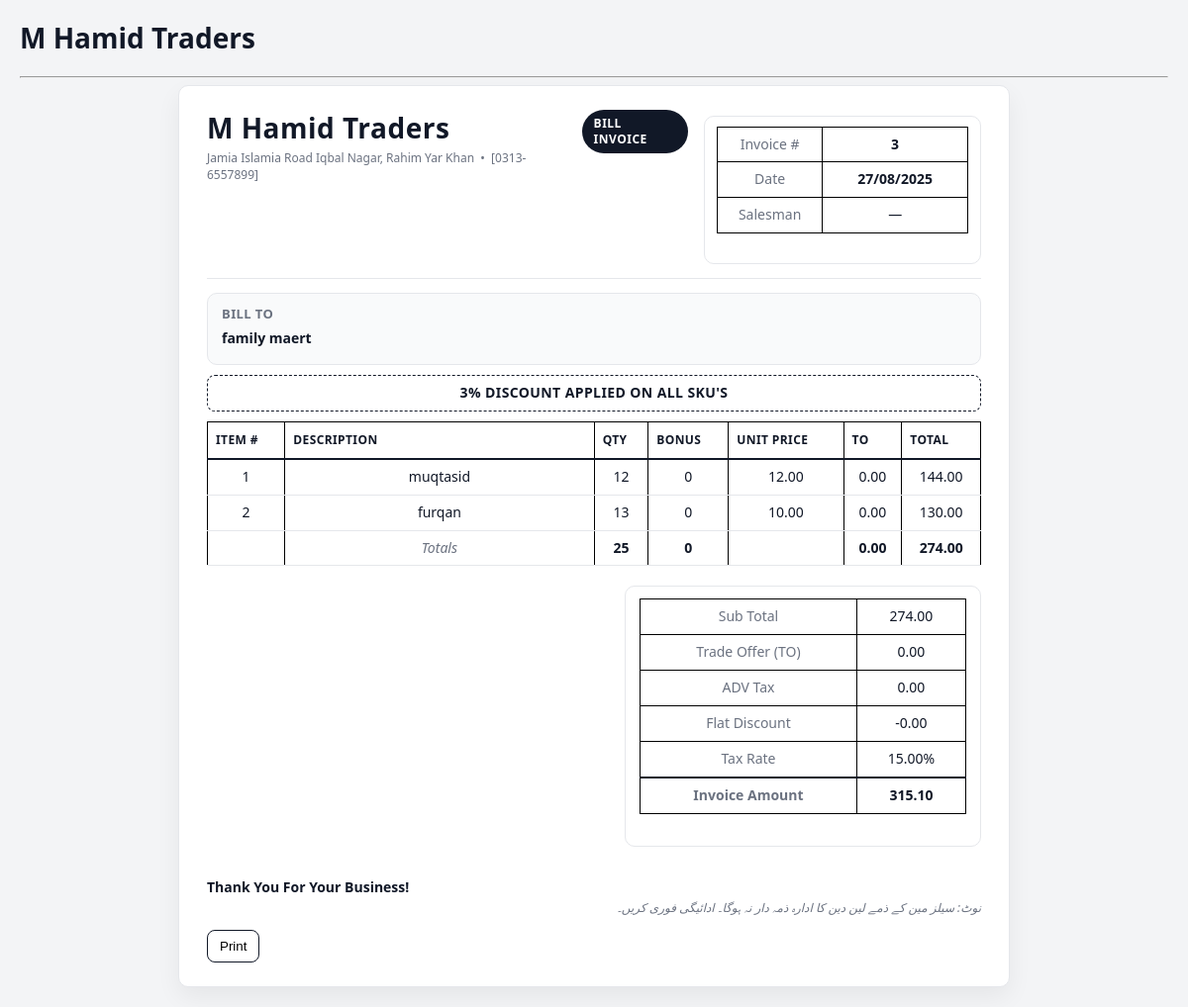
/invoice/3, run on the app's committed database.
### app/models.py (models this page shows)
class Invoice(Base):
    __tablename__ = "invoices"
    id = Column(Integer, primary_key=True, index=True)
    customer_name = Column(String, nullable=False)
    address = Column(String, nullable=True)
    date = Column(DateTime, default=datetime.utcnow)
    total_amount = Column(Float, nullable=False)   # subtotal before tax/discount
    tax_rate = Column(Float, default=15.0)         # percentage
    adv_tax = Column(Float, default=0.0)
    discount = Column(Float, default=0.0)
    net_amount = Column(Float, nullable=False)     # final after tax/discount
    items = relationship(
        "InvoiceItem",
        back_populates="invoice",
        cascade="all, delete-orphan",
        lazy="selectin",
    )

class InvoiceItem(Base):
    __tablename__ = "invoice_items"
    id = Column(Integer, primary_key=True, index=True)
    invoice_id = Column(Integer, ForeignKey("invoices.id", ondelete="CASCADE"))
    description = Column(String, nullable=False)
    quantity = Column(Integer, nullable=False)
    unit_price = Column(Float, nullable=False)
    total_price = Column(Float, nullable=False)
    invoice = relationship("Invoice", back_populates="items")

### app/routes.py (the view)
@router.get("/invoice/{invoice_id}", response_class=HTMLResponse)
def view_invoice(invoice_id: int, request: Request, db: Session = Depends(database.get_db)):
    invoice = crud.get_invoice(db, invoice_id)
    if not invoice:
        raise HTTPException(status_code=404, detail="Invoice not found")
    return templates.TemplateResponse("invoice_print.html", {"request": request, "invoice": invoice})

### app/templates/invoice_print.html (shortened to what this page needs)
{% extends "base.html" %}
{% block content %}
<div class="invoice-box">
  <div class="header">
    <div class="brand">
      <h1>{{ invoice.seller_name or 'M Hamid Traders' }}</h1>
      <div class="sub">
        {{ invoice.seller_address or 'Jamia Islamia Road Iqbal Nagar, Rahim Yar Khan' }} &nbsp;•&nbsp;
        {{ invoice.seller_phone or '[0313-6557899]' }}
      </div>
    </div>
    <div class="badge">BILL INVOICE</div>
    <div class="meta">
      <table>
        <tr><td>Invoice #</td><td><strong>{{ invoice.id }}</strong></td></tr>
        <tr><td>Date</td><td><strong>
          {% if invoice.date and invoice.date.strftime is defined %}
            {{ invoice.date.strftime('%d/%m/%Y') }}
          {% else %}
            {{ invoice.date }}
          {% endif %}
        </strong></td></tr>
        <tr><td>Salesman</td><td>{{ invoice.salesman or '—' }}</td></tr>
      </table>
    </div>
  </div>
  <hr class="rule">
  <div class="panels">
    <div class="panel">
      <h3>Bill To</h3>
      <p><strong>{{ invoice.customer_name or 'FAMILY MART' }}</strong></p>
    </div>
  </div>
  <div class="ribbon">3% DISCOUNT APPLIED ON ALL SKU'S</div>
  <table class="grid">
    <thead>
      <tr>
        <th>Item #</th>
        <th class="desc">Description</th>
        <th class="num">Qty</th>
        <th class="num">Bonus</th>
        <th class="num">Unit Price</th>
        <th class="num">TO</th>
        <th class="num">Total</th>
      </tr>
    </thead>
    <tbody>
      {% set ns = namespace(qty=0, bonus=0, to_sum=0.0, sub=0.0) %}
      {% for item in invoice.items %}
        {% set qty  = item.quantity   or 0 %}
        {% set bonus = item.bonus or item.foc or 0 %}
        {% set unit = item.unit_price or 0.0 %}
        {% set to   = item.trade_offer or 0.0 %}
        {% set line_total = (qty * unit) - to %}
        {% set ns.qty   = ns.qty   + qty %}
        {% set ns.bonus = ns.bonus + bonus %}
        {% set ns.to_sum = ns.to_sum + to %}
        {% set ns.sub   = ns.sub   + line_total %}
        <tr>
          <td>{{ loop.index }}</td>
          <td class="desc">{{ item.description }}</td>
          <td class="num">{{ qty }}</td>
          <td class="num">{{ bonus }}</td>
          <td class="num">{{ '%.2f' % unit }}</td>
          <td class="num">{{ '%.2f' % to }}</td>
          <td class="num">{{ '%.2f' % line_total }}</td>
        </tr>
      {% endfor %}
      <tr>
        <td></td>
        <td class="muted"><em>Totals</em></td>
        <td class="num"><strong>{{ ns.qty }}</strong></td>
        <td class="num"><strong>{{ ns.bonus }}</strong></td>
        <td></td>
        <td class="num"><strong>{{ '%.2f' % ns.to_sum }}</strong></td>
        <td class="num"><strong>{{ '%.2f' % ns.sub }}</strong></td>
      </tr>
    </tbody>
  </table>
  {% set adv_tax = invoice.adv_tax or 0.0 %}
  {% set flat_discount = invoice.discount or 0.0 %}
  {% set tax_rate = invoice.tax_rate or 0.0 %}
  {% set tax_amount = (ns.sub * tax_rate/100.0) %}
  {% set grand = ns.sub + tax_amount + adv_tax - flat_discount %}
  <div class="totals">
    <div class="box">
      <table>
        <tr><td>Sub Total</td><td class="num">{{ '%.2f' % ns.sub }}</td></tr>
        <tr><td>Trade Offer (TO)</td><td class="num">{{ '%.2f' % ns.to_sum }}</td></tr>
        <tr><td>ADV Tax</td><td class="num">{{ '%.2f' % adv_tax }}</td></tr>
        <tr><td>Flat Discount</td><td class="num">-{{ '%.2f' % flat_discount }}</td></tr>
        <tr><td>Tax Rate</td><td class="num">{{ '%.2f' % tax_rate }}%</td></tr>
        <tr class="grand"><td>Invoice Amount</td><td class="num">{{ '%.2f' % grand }}</td></tr>
      </table>
    </div>
  </div>
  <div class="footer">
    <div class="thanks">Thank You For Your Business!</div>
    <div class="note">نوٹ: سیلز مین کے ذمے لین دین کا ادارہ ذمہ دار نہ ہوگا۔ ادائیگی فوری کریں۔</div>
  </div>
  <div class="actions no-print">
    <button class="btn" onclick="window.print()">Print</button>
  </div>
</div>
{% endblock %}

### app/static/style.css (style rules this page uses)
body { font-family: 'Arial', sans-serif; margin: 20px; background: #f9f9f9; }
.invoice-box { background: white; padding: 20px; border: 2px solid black; max-width: 900px; margin: auto; box-shadow: 0 0 10px rgba(0,0,0,0.15); }
.invoice-box table { width: 100%; border-collapse: collapse; margin-bottom: 20px; }
.invoice-box table th, .invoice-box table td { padding: 8px; border: 1px solid black; text-align: center; }
.totals { text-align: right; margin-top: 20px; font-size: 14px; }
.note { margin-top: 40px; font-size: 14px; font-style: italic; }

### app/templates/invoice_print.html (style rules this page uses)
:root { --ink:#111827; --muted:#6B7280; --line:#E5E7EB; --accent:#111827; --badge:#111827; --badge-text:#ffffff; --soft:#F9FAFB; }
* { box-sizing: border-box; }
body { background:#f3f4f6; color:var(--ink); font:14px/1.35 "Segoe UI", Roboto, "Helvetica Neue", Arial, "Noto Naskh Arabic UI", sans-serif; }
.invoice-box { background:#fff; margin:auto; max-width:840px; padding:24px 28px; border:1px solid var(--line); border-radius:10px; box-shadow:0 10px 25px rgba(0,0,0,.06); }
.header { display:flex; align-items:flex-start; justify-content:space-between; gap:16px; margin-bottom:8px; }
.brand h1 { margin:0; font-size:28px; letter-spacing:.5px; }
.brand .sub { margin:4px 0 0; color:var(--muted); font-size:12px; }
.badge { align-self:flex-start; background:var(--badge); color:var(--badge-text); padding:6px 12px; border-radius:999px; font-weight:700; letter-spacing:.5px; font-size:12px; }
.meta { margin-top:6px; border:1px solid var(--line); border-radius:10px; padding:10px 12px; min-width:280px; }
.meta table { width:100%; border-collapse:collapse; }
.meta td { padding:4px 0; vertical-align:top; }
.meta td:first-child { color:var(--muted); width:42%; }
hr.rule { border:none; border-top:1px solid var(--line); margin:14px 0; }
.panels { display:flex; gap:14px; margin-bottom:10px; }
.panel { flex:1; border:1px solid var(--line); border-radius:10px; padding:12px 14px; background:var(--soft); }
.panel h3 { margin:0 0 6px; font-size:13px; letter-spacing:.4px; color:var(--muted); text-transform:uppercase; }
.panel p { margin:4px 0; }
.ribbon { margin:6px 0 10px; padding:8px 12px; border:1px dashed var(--ink); border-radius:8px; font-weight:700; text-align:center; letter-spacing:.4px; }
table.grid { width:100%; border-collapse:collapse; }
.grid thead th { font-size:12px; text-transform:uppercase; letter-spacing:.4px; padding:10px 8px; border-bottom:2px solid var(--ink); text-align:left; white-space:nowrap; }
.grid tbody td { padding:8px 8px; border-bottom:1px solid var(--line); vertical-align:top; }
.num { text-align:right; font-variant-numeric: tabular-nums; }
.muted { color:var(--muted); }
.desc { width:40%; }
.totals { margin-top:12px; display:flex; justify-content:flex-end; }
.totals .box { width:360px; border:1px solid var(--line); border-radius:10px; padding:12px 14px; }
.totals table { width:100%; border-collapse:collapse; }
.totals td { padding:6px 0; }
.totals td:first-child { color:var(--muted); }
.grand { border-top:2px solid var(--ink); font-weight:800; }
.footer { margin-top:14px; display:flex; justify-content:space-between; align-items:center; gap:12px; }
.thanks { font-weight:700; }
.note { color:var(--muted); font-size:12px; }
.actions { margin-top:14px; display:flex; gap:8px; }
.btn { border:1px solid var(--ink); background:#fff; padding:8px 12px; border-radius:8px; cursor:pointer; }

### data on the page
Invoice: id "3", date "27/08/2025", customer_name "family maert", tax_rate "15.00"
InvoiceItem: description "muqtasid", quantity "12", bonus "0", unit_price "12.00", to "0.00", total_price "144.00"
InvoiceItem: description "furqan", quantity "13", bonus "0", unit_price "10.00", to "0.00", total_price "130.00"

### other printed values
{{ invoice.seller_name or 'M Hamid Traders' }} "M Hamid Traders"
{{ invoice.seller_phone or '[0313-6557899]' }} "[0313-6557899]"
{{ invoice.salesman or '—' }} "—"
{{ ns.qty }} "25"
{{ ns.bonus }} "0"
{{ '%.2f' % ns.to_sum }} "0.00"
{{ '%.2f' % ns.sub }} "274.00"
{{ '%.2f' % adv_tax }} "0.00"
{{ '%.2f' % flat_discount }} "0.00"
{{ '%.2f' % grand }} "315.10"
